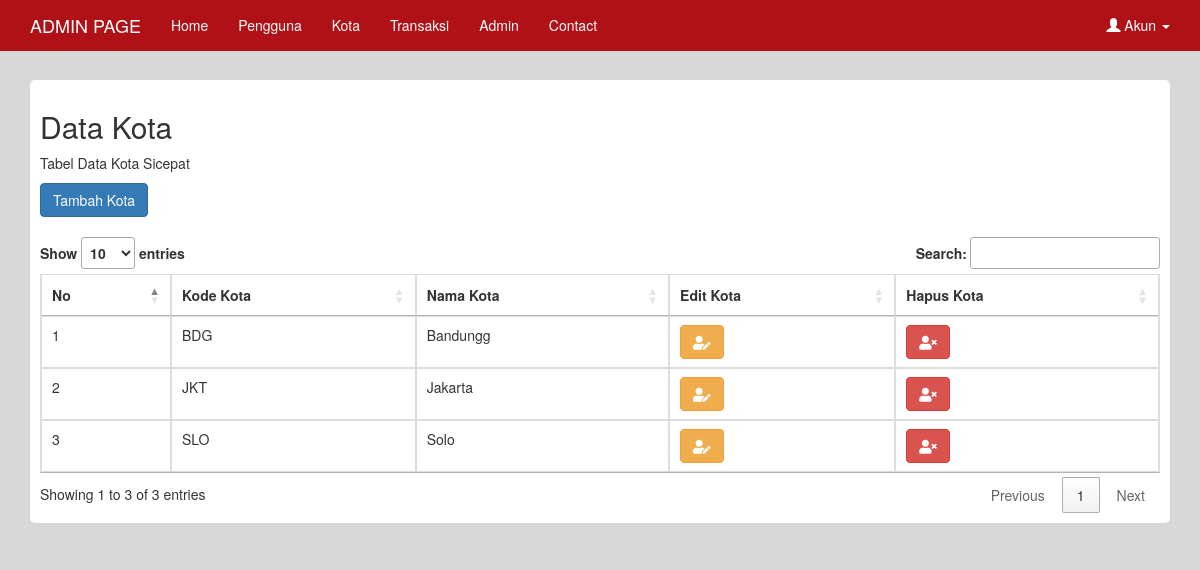
Page /index.php/admin/kota on the committed database.
### tables this page shows
CREATE TABLE `kota` (
  `kodekota` varchar(3) NOT NULL,
  `namakota` varchar(30) NOT NULL
);

### application/controllers/Admin.php (called while the page is built, shortened)
<?php
class Admin extends CI_Controller {
	public function __construct()
	{
		$this->load->model('M_admin');
	}
	public function kota()
	{
		$datakota = $this->M_admin->Getkota_kode();
		$this->load->view('admin/page_header');
		$this->load->view('admin/page_kota',['datakota'=>$datakota]);
	}
}

### index.php (called while the page is built, shortened)
<?php
require_once BASEPATH.'core/CodeIgniter.php';

### application/models/M_admin.php (called while the page is built, shortened)
<?php
class M_admin extends CI_Model {
	public function Getkota_kode(){
		$this->db->select('*');
		$this->db->from('kota');
		$query = $this->db->get();
		return $query->result();
	}
}

### application/views/admin/page_kota.php (the view, shortened to what this page needs)
  <div class="container">
    <div class="box">
      <h2>Data Kota</h2>
      <p>Tabel Data Kota Sicepat</p>
      <button type="button" class="btn btn-primary" data-toggle="modal" data-target="#tambahkota">Tambah Kota</button>
      <br><br>
      <table class="table table-bordered" id="table">
        <thead>
          <tr>
            <th>No</th>
            <th>Kode Kota</th>
            <th>Nama Kota</th>
            <th>Edit Kota</th>
            <th>Hapus Kota</th>
          </tr>
        </thead>
        <tbody>
          <?php $no=1; foreach ($datakota as $d ) {?>
          <tr>
            <td><?php echo $no++?></td>
            <td><?php echo $d->kodekota ?></td>
            <td><?php echo $d->namakota  ?></td>
            <td><button type="button" class="btn btn-warning" data-toggle="modal" data-target="#edit<?php echo $d->kodekota ?>"><i class="fas fa-user-edit"></i></button></td>
            <td><a type="button" class="btn btn-danger"  href="<?php echo base_url('index.php/admin/hapuskota/'.$d->kodekota)?>" onClick="return confirm('Apakah Anda Yakin Hapus?')" ><i class="fas fa-user-times"></i></a></td>
          </tr>
          <?php } ?>
        </tbody>
      </table>
    </div>
  </div>
</body>
</html>

### application/views/admin/page_header.php (style rules this page uses)
.box { margin-top: 80px; margin-bottom: 20px; padding: 10px; background-color: #fff ; border-radius: 5px; }
body { background-color: #D8D8D8; }

### rows in the picture
kota: kodekota "BDG", namakota "Bandungg"
kota: kodekota "JKT", namakota "Jakarta"
kota: kodekota "SLO", namakota "Solo"
